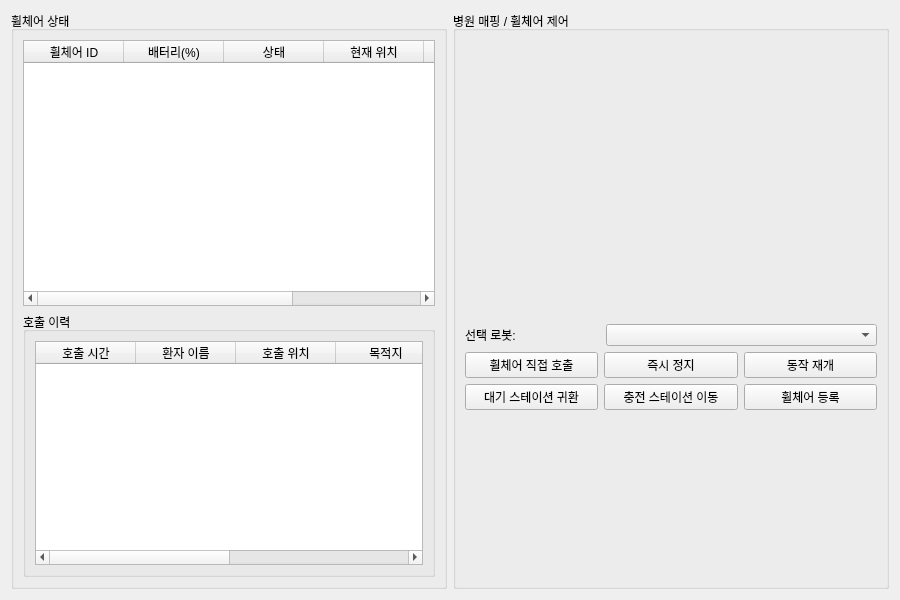
<?xml version="1.0" encoding="UTF-8"?>
<ui version="4.0">
 <class>wheelchair_admin</class>
 <widget class="QWidget" name="wheelchair_admin">
  <property name="geometry">
   <rect>
    <x>0</x>
    <y>0</y>
    <width>900</width>
    <height>600</height>
   </rect>
  </property>
  <property name="windowTitle">
   <string>휠체어 모니터링 / 제어</string>
  </property>
  <layout class="QVBoxLayout" name="verticalLayout">
   <item>
    <layout class="QHBoxLayout" name="hlTop">
     <item>
      <widget class="QGroupBox" name="gbRobotStatus">
       <property name="title">
        <string>휠체어 상태</string>
       </property>
       <layout class="QVBoxLayout" name="vlRobotStatus">
        <item>
         <widget class="QTableWidget" name="twRobotStatus">
          <property name="rowCount">
           <number>0</number>
          </property>
          <property name="columnCount">
           <number>6</number>
          </property>
          <column>
           <property name="text">
            <string>휠체어 ID</string>
           </property>
          </column>
          <column>
           <property name="text">
            <string>배터리(%)</string>
           </property>
          </column>
          <column>
           <property name="text">
            <string>상태</string>
           </property>
          </column>
          <column>
           <property name="text">
            <string>현재 위치</string>
           </property>
          </column>
          <column>
           <property name="text">
            <string>출발 위치</string>
           </property>
          </column>
          <column>
           <property name="text">
            <string>도착 위치</string>
           </property>
          </column>
         </widget>
        </item>
        <item>
         <widget class="QGroupBox" name="gbCallLog">
          <property name="title">
           <string>호출 이력</string>
          </property>
          <layout class="QVBoxLayout" name="vlCallLog">
           <item>
            <widget class="QTableWidget" name="twCallLog">
             <property name="rowCount">
              <number>0</number>
             </property>
             <property name="columnCount">
              <number>6</number>
             </property>
             <column>
              <property name="text">
               <string>호출 시간</string>
              </property>
             </column>
             <column>
              <property name="text">
               <string>환자 이름</string>
              </property>
             </column>
             <column>
              <property name="text">
               <string>호출 위치</string>
              </property>
             </column>
             <column>
              <property name="text">
               <string>목적지</string>
              </property>
             </column>
             <column>
              <property name="text">
               <string>배차 여부</string>
              </property>
             </column>
             <column>
              <property name="text">
               <string>ETA</string>
              </property>
             </column>
            </widget>
           </item>
          </layout>
         </widget>
        </item>
       </layout>
      </widget>
     </item>
     <item>
      <widget class="QGroupBox" name="gbMap">
       <property name="sizePolicy">
        <sizepolicy hsizetype="Ignored" vsizetype="Preferred">
         <horstretch>0</horstretch>
         <verstretch>0</verstretch>
        </sizepolicy>
       </property>
       <property name="title">
        <string>병원 매핑 / 휠체어 제어</string>
       </property>
       <layout class="QVBoxLayout" name="vlMap" stretch="5,0,3,3">
        <item>
         <widget class="QLabel" name="lbMapPlaceholder">
          <property name="sizePolicy">
           <sizepolicy hsizetype="Ignored" vsizetype="Preferred">
            <horstretch>0</horstretch>
            <verstretch>0</verstretch>
           </sizepolicy>
          </property>
          <property name="text">
           <string/>
          </property>
          <property name="pixmap">
           <pixmap>../SLAM_MAP/ImageToStl.com_map_Hospital.jpg</pixmap>
          </property>
          <property name="scaledContents">
           <bool>true</bool>
          </property>
          <property name="alignment">
           <set>Qt::AlignCenter</set>
          </property>
          <property name="wordWrap">
           <bool>true</bool>
          </property>
         </widget>
        </item>
        <item>
         <layout class="QHBoxLayout" name="hlSelectedRobot" stretch="1,2">
          <item>
           <widget class="QLabel" name="lbSelectedRobot">
            <property name="text">
             <string>선택 로봇:</string>
            </property>
           </widget>
          </item>
          <item>
           <widget class="QComboBox" name="cbSelectedRobot"/>
          </item>
         </layout>
        </item>
        <item>
         <layout class="QGridLayout" name="glButtons">
          <item row="0" column="1">
           <widget class="QPushButton" name="pbStop">
            <property name="text">
             <string>즉시 정지</string>
            </property>
           </widget>
          </item>
          <item row="1" column="0">
           <widget class="QPushButton" name="pbGoWait">
            <property name="text">
             <string>대기 스테이션 귀환</string>
            </property>
           </widget>
          </item>
          <item row="1" column="1">
           <widget class="QPushButton" name="pbGoCharge">
            <property name="text">
             <string>충전 스테이션 이동</string>
            </property>
           </widget>
          </item>
          <item row="0" column="0">
           <widget class="QPushButton" name="pbDirectCall">
            <property name="text">
             <string>휠체어 직접 호출</string>
            </property>
           </widget>
          </item>
          <item row="0" column="2">
           <widget class="QPushButton" name="pbResume">
            <property name="text">
             <string>동작 재개</string>
            </property>
           </widget>
          </item>
          <item row="1" column="2">
           <widget class="QPushButton" name="pbAddWheel">
            <property name="text">
             <string>휠체어 등록</string>
            </property>
           </widget>
          </item>
         </layout>
        </item>
        <item>
         <spacer name="verticalSpacer">
          <property name="orientation">
           <enum>Qt::Vertical</enum>
          </property>
          <property name="sizeHint" stdset="0">
           <size>
            <width>20</width>
            <height>40</height>
           </size>
          </property>
         </spacer>
        </item>
       </layout>
      </widget>
     </item>
    </layout>
   </item>
  </layout>
 </widget>
 <resources/>
 <connections/>
</ui>
